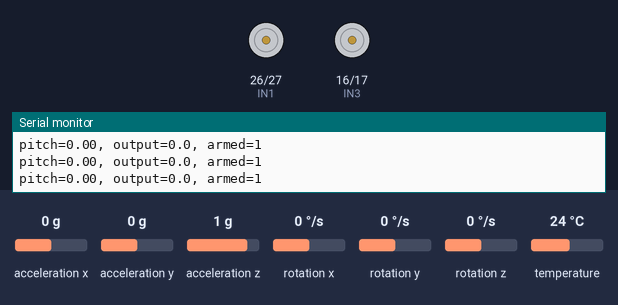
Recording of a sketch running on a simulated ESP32. Parts: motor-driver pin pairs drawn as motors (green arrow = first pin HIGH = forward, orange = second pin HIGH = backward, longer = more drive, scaled by the enable pin), the last lines printed to the serial monitor. The test bench sets the inputs (shaded band); at power-on: rotation y 0 °/s, acceleration x 0 g, acceleration y 0 g, acceleration z 1 g, rotation x 0 °/s, rotation z 0 °/s, temperature 24 °C.

Above: at 1.4 s.
1.5 s: rotation y set to -100 °/s
At 2.28 s:
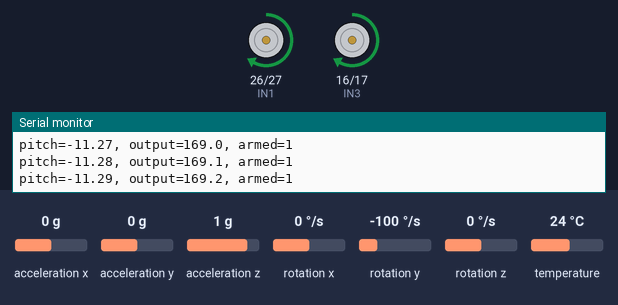
4.5 s: acceleration x set to -1.4 g
At 4.59 s:
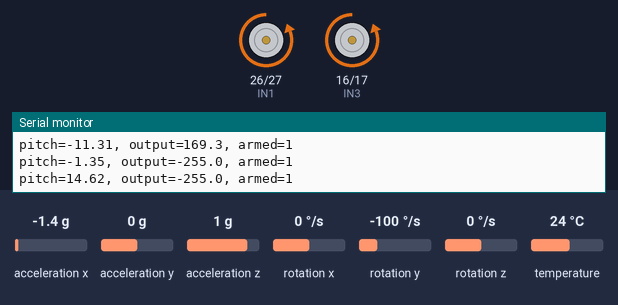
6.1 s: acceleration x set to 0.8 g
At 6.19 s:
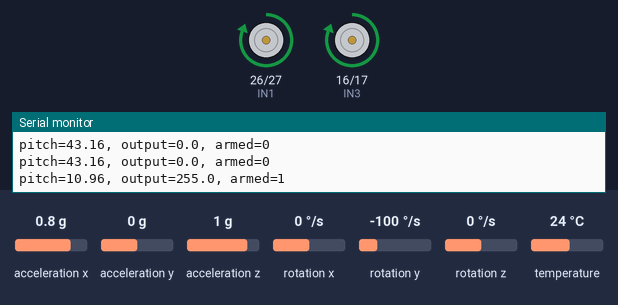
7.7 s: acceleration x set to 0.5 g
9.2 s: acceleration x set to 0.2 g
At 10.4 s:
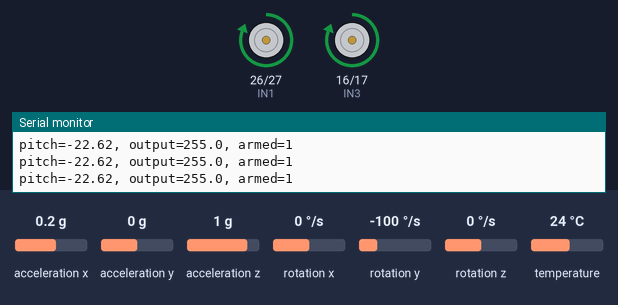
10.7 s: rotation y set to 104 °/s
At 12.4 s:
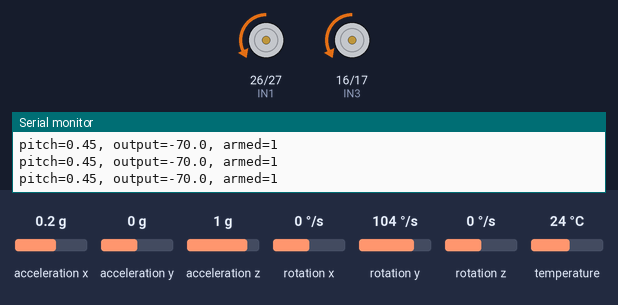
Timing chart, 0 to 13.7 s (numbered marks = the images above; inputs shaded):
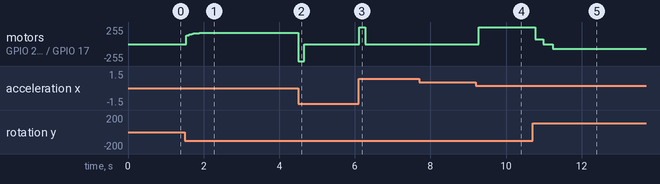

The sketch:

PID-balencing-lite.ino
```cpp
#include <Adafruit_MPU6050.h>
#include <Adafruit_Sensor.h>
#include <Wire.h>

// ===== CẤU HÌNH THAM SỐ HỆ THỐNG ===== //
#define Kp       15.0
#define Ki       0.0
#define Kd       1.0

#define PWM_MAX  255
#define PWM_MIN  70
#define DEADBAND 5

#define MOTOR_A_DIR  1
#define MOTOR_B_DIR  1
#define PITCH_SIGN   1    // +1 hoặc -1

#define SDA_PIN 21
#define SCL_PIN 22

// ===== CHÂN L298N (SỬA VỀ ĐÚNG CẤU HÌNH BẠN ĐÃ TEST) ===== //
#define IN1 26
#define IN2 27
#define ENA 25

#define IN3 16
#define IN4 17
#define ENB 33

#define SAFE_ANGLE 30.0

// ===== PWM LEDC (ESP32 core mới) ===== //
#define PWM_FREQ     20000   // 20kHz
#define PWM_RES_BITS 8       // 0..255

// ===== BIẾN TOÀN CỤC ===== //
Adafruit_MPU6050 mpu;
bool armed = false;
unsigned long lastMicros = 0;
unsigned long lastPrint  = 0;
float pitch = 0.0;
float errorSum = 0.0;
float lastError = 0.0;

// ===== HÀM PWM CHO ESP32 ===== //
static inline int dutyMax() { return (1 << PWM_RES_BITS) - 1; }

static inline void pwmWrite(int pin, int duty) {
  duty = constrain(duty, 0, dutyMax());
  ledcWrite(pin, duty);          // core mới: ledcWrite theo pin đã attach
}

// ===== THIẾT LẬP HỆ THỐNG ===== //
void setup() {
  Serial.begin(115200);
  delay(200);

  // I2C + MPU6050
  Wire.begin(SDA_PIN, SCL_PIN);
  Wire.setClock(400000);

  if (!mpu.begin()) {
    Serial.println("MPU6050 not found! Please check wiring.");
    while (1) delay(100);
  }

  // Cấu hình MPU (giữ như bạn, có thể đổi lại nếu cần)
  mpu.setAccelerometerRange(MPU6050_RANGE_4_G);
  mpu.setGyroRange(MPU6050_RANGE_500_DEG);
  mpu.setFilterBandwidth(MPU6050_BAND_94_HZ);

  // Motor pins
  pinMode(IN1, OUTPUT);
  pinMode(IN2, OUTPUT);
  pinMode(IN3, OUTPUT);
  pinMode(IN4, OUTPUT);

  // PWM attach (ESP32 core mới)
  ledcAttach(ENA, PWM_FREQ, PWM_RES_BITS);
  ledcAttach(ENB, PWM_FREQ, PWM_RES_BITS);

  // Motor off
  digitalWrite(IN1, LOW); digitalWrite(IN2, LOW);
  digitalWrite(IN3, LOW); digitalWrite(IN4, LOW);
  pwmWrite(ENA, 0);
  pwmWrite(ENB, 0);

  armed = false;
  lastMicros = micros();

  Serial.println("Ready (1-loop PID).");
}

// ===== VÒNG LẶP CHÍNH ===== //
void loop() {
  // Đọc MPU6050
  sensors_event_t accel, gyro, temp;
  mpu.getEvent(&accel, &gyro, &temp);

  // dt (s)
  unsigned long currentMicros = micros();
  float dt = (currentMicros - lastMicros) / 1000000.0f;
  lastMicros = currentMicros;

  // kẹp dt tránh spike
  if (dt <= 0.0f) dt = 0.001f;
  if (dt > 0.05f) dt = 0.01f;

  // ===== TÍNH PITCH =====
  float ax = accel.acceleration.x;
  float ay = accel.acceleration.y;
  float az = accel.acceleration.z;

  // Góc từ accel (deg)
  float pitchAcc = atan2(-ax, sqrt(ay * ay + az * az)) * 57.2958f;

  // Tốc độ góc từ gyro (deg/s) - bạn đang dùng gyro.y
  float gyroPitchRate = gyro.gyro.y * 57.2958f;

  // ÁP DỤNG SIGN ĐÚNG CÁCH (SỬA LỖI QUAN TRỌNG)
  pitchAcc      *= (float)PITCH_SIGN;
  gyroPitchRate *= (float)PITCH_SIGN;

  // Tích hợp gyro
  float pitchGyro = pitch + gyroPitchRate * dt;

  // Complementary filter: alpha là trọng số accel (nhỏ), (1-alpha) cho gyro
  const float alpha = 0.02f;
  pitch = alpha * pitchAcc + (1.0f - alpha) * pitchGyro;

  // ===== SAFETY ARM/DISARM =====
  if (armed) {
    if (fabs(pitch) > SAFE_ANGLE) {
      armed = false;
      pwmWrite(ENA, 0);
      pwmWrite(ENB, 0);
      digitalWrite(IN1, LOW); digitalWrite(IN2, LOW);
      digitalWrite(IN3, LOW); digitalWrite(IN4, LOW);
      errorSum = 0;
      lastError = 0;
    }
  } else {
    if (fabs(pitch) < SAFE_ANGLE) {
      armed = true;
      errorSum = 0;
      lastError = 0;
    }
  }

  // ===== PID =====
  float output = 0.0f;

  if (armed) {
    float error = 0.0f - pitch;

    errorSum += error * dt;
    float maxErrorSum = 100.0f;
    if (errorSum >  maxErrorSum) errorSum =  maxErrorSum;
    if (errorSum < -maxErrorSum) errorSum = -maxErrorSum;

    float dError = (error - lastError) / dt;
    lastError = error;

    output = Kp * error + Ki * errorSum + Kd * dError;
  } else {
    output = 0.0f;
  }

  // ===== LIMIT + DEADBAND + PWM_MIN =====
  if (output >  PWM_MAX) output =  PWM_MAX;
  if (output < -PWM_MAX) output = -PWM_MAX;

  if (fabs(output) < DEADBAND) output = 0.0f;

  if (output > 0 && output < PWM_MIN) output = PWM_MIN;
  else if (output < 0 && output > -PWM_MIN) output = -PWM_MIN;

  // ===== MOTOR DRIVE =====
  if (output == 0.0f || !armed) {
    pwmWrite(ENA, 0);
    pwmWrite(ENB, 0);
    digitalWrite(IN1, LOW); digitalWrite(IN2, LOW);
    digitalWrite(IN3, LOW); digitalWrite(IN4, LOW);
  } else {
    int pwmValue = (int)fabs(output);

    // Motor A
    int motorA_cmd = (int)(output * MOTOR_A_DIR);
    if (motorA_cmd > 0) { digitalWrite(IN1, HIGH); digitalWrite(IN2, LOW); }
    else                { digitalWrite(IN1, LOW);  digitalWrite(IN2, HIGH); }

    // Motor B
    int motorB_cmd = (int)(output * MOTOR_B_DIR);
    if (motorB_cmd > 0) { digitalWrite(IN3, HIGH); digitalWrite(IN4, LOW); }
    else                { digitalWrite(IN3, LOW);  digitalWrite(IN4, HIGH); }

    pwmWrite(ENA, pwmValue);
    pwmWrite(ENB, pwmValue);
  }

  // ===== SERIAL PRINT =====
  unsigned long now = millis();
  if (now - lastPrint >= 50) {
    lastPrint = now;
    Serial.print("pitch=");
    Serial.print(pitch, 2);
    Serial.print(", output=");
    Serial.print(output, 1);
    Serial.print(", armed=");
    Serial.println(armed ? 1 : 0);
  }
}
```

Measured:
- after the input at 1.5 s, motor on GPIO 26 (IN1) / GPIO 27 (IN2), motor on GPIO 16 (IN3) / GPIO 17 (IN4): moves from stopped to forward 168/255 over 0.54 s, starting after 0.05 s
- after the input at 4.5 s, motor on GPIO 26 (IN1) / GPIO 27 (IN2), motor on GPIO 16 (IN3) / GPIO 17 (IN4): forward 168/255 → backward 255/255 at once, → stopped 0.16 s later
- after the input at 6.1 s, motor on GPIO 26 (IN1) / GPIO 27 (IN2), motor on GPIO 16 (IN3) / GPIO 17 (IN4): stopped → forward 255/255 at once, → stopped 0.16 s later
- after the input at 9.2 s, motor on GPIO 26 (IN1) / GPIO 27 (IN2), motor on GPIO 16 (IN3) / GPIO 17 (IN4): stopped → forward 255/255 after 0.08 s
- after the input at 10.7 s, motor on GPIO 26 (IN1) / GPIO 27 (IN2), motor on GPIO 16 (IN3) / GPIO 17 (IN4): forward 255/255 → forward 70/255 after 0.07 s, → stopped 0.22 s later, → backward 70/255 0.24 s later
